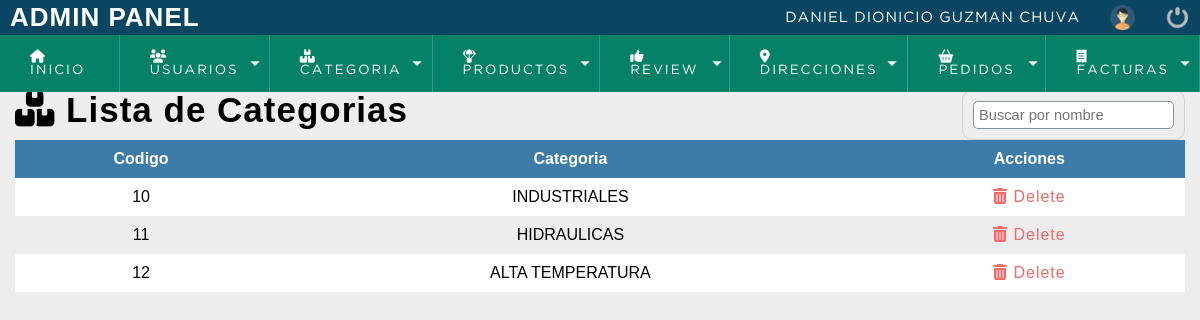
Page /adminPanel/vista/lista_categoria.php (signed in) on the committed database.
### tables this page shows
CREATE TABLE `Categoria` (
  `cate_codigo` int(11) NOT NULL,
  `cate_nombre` varchar(50) NOT NULL,
  `cate_eliminado` varchar(1) NOT NULL DEFAULT 'N'
);

### adminPanel/vista/lista_categoria.php (the view, shortened to what this page needs)
<!DOCTYPE html>
<html lang="es">
<head>
    <?php include "../controladores/scripts.php"; ?>
</head>
<body>
    <?php include "../controladores/header.php"; ?>
    <section id="container">
        <h1><i class="fas fa-boxes"></i> Lista de Categorias</h1>
        <form action="" method="GET" class="form_search">
        <input type="search" id="busqueda" placeholder="Buscar por nombre" onkeyup="buscar(this, 'categoria')">
        </form>
        <table>
            <thead>
                <tr>
                    <th>Codigo</th>
                    <th>Categoria</th>
                    <th>Acciones</th>
                </tr>
            </thead>
            <tbody id="data">
                <?php
include '../config/conexionDB.php';
$sql = "SELECT * FROM Categoria WHERE cate_eliminado='N'";
$result = $conn->query($sql);
if ($result->num_rows > 0) {
    while ($row = $result->fetch_assoc()) {
        echo "<tr>";
        echo "<td>" . $row["cate_codigo"] . "</td>";
        echo "<td>" . $row["cate_nombre"] . "</td>";
            echo '<td>
            <a class="link_delete" href="confirmar_eliminar_categoria.php?cate_codigo=' . $row["cate_codigo"] . '"><i class="fas fa-trash-alt"></i> Delete </a> <br>
            </td>';
        echo "</tr>";
    }
} else {
    echo "<tr>";
    echo '<td colspan="3" class="db_null"><p>No existen usuarios registrados en el sistema</p><i class="fas fa-exclamation-circle"></i></td>';
    echo "</tr>";
}
?>
            </tbody>
        </table>
    </section>
</body>
</html>

### adminPanel/css/estilosAdmin.css (style rules this page uses)
* { margin: 0; padding: 0; box-sizing: border-box; }
body { background: #ededed; }
h1, h2, h3, h4, h5, h6 { font-family: 'arial'; font-weight: bold; letter-spacing: 1px; }
h1 { font-size: 26px; }
a { text-decoration: none; font-family: arial; letter-spacing: 1px; }
#container { padding: 90px 15px 15px; }
#container h1 { font-size: 35px; display: inline-block; }
table { border-collapse: collapse; font-size: 12pt; font-family: 'arial'; width: 100%; }
table th { text-align: center; padding: 10px; background:#3d7ba8; color: #FFF; }
table tr:nth-child(odd) { background: #FFF; }
table td { padding: 10px; text-align: center; }
.link_delete { color: #f26b6b; }
form { background: #FFF; margin: auto; padding: 20px 50px; border: 1px solid #d1d1d1; }
input { display: block; width: 100%; font-size: 11pt; padding: 5px; border: 1px solid#85929e; border-radius: 5px; }
.form_search { display: -webkit-flex; display: -moz-flex; display: -ms-flex; display: -o-flex; display: flex; float: right; background: initial; padding: 10px; border-radius: 10px; }

### rows in the picture
categoria: cate_codigo "10", cate_nombre "INDUSTRIALES"
categoria: cate_codigo "11", cate_nombre "HIDRAULICAS"
categoria: cate_codigo "12", cate_nombre "ALTA TEMPERATURA"

### other values in the picture
$_SESSION['nombre'] "DANIEL DIONICIO"
$_SESSION['apellido'] "GUZMAN CHUVA"
